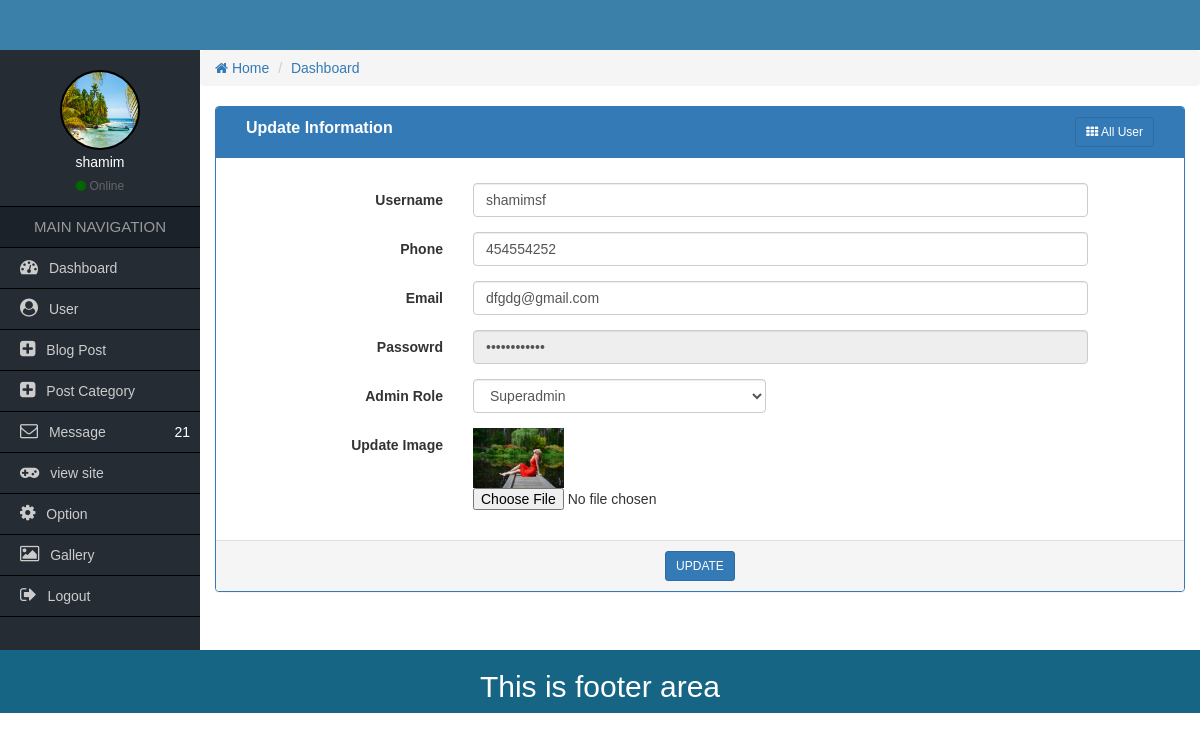
The page /Admin/edit-user.php?id=40 (signed in) on the database its author committed.
### tables this page shows
CREATE TABLE `cit_users` (
  `user_id` int(11) NOT NULL,
  `User_name` varchar(50) NOT NULL,
  `username` varchar(50) NOT NULL,
  `user_phone` varchar(20) NOT NULL,
  `user_email` varchar(50) NOT NULL,
  `user_pass` varchar(50) NOT NULL,
  `role_id` int(11) NOT NULL,
  `status` varchar(20) NOT NULL DEFAULT '1',
  `user_photo` varchar(255) NOT NULL
);

### Admin/edit-user.php (the view, shortened to what this page needs)
<?php
  $id=$_GET['id'];
  require_once('function/functions.php');
$sql = "SELECT user_id,username,user_phone,user_email,role_id,user_photo FROM  cit_users WHERE user_id='$id'";
  $result = mysqli_query($conn, $sql);
   $row = mysqli_fetch_assoc($result);
?>                <div class="col-md-12">
                	<form class="form-horizontal" action="" method="post" enctype="multipart/form-data">
                	<div class="panel panel-primary">
                        <div class="panel-heading">
                            <div class="col-md-9 heading_title">
                                Update Information
                             </div>
                             <div class="col-md-3 text-right">
                             	<a href="all-user.php" class="btn btn-sm btn btn-primary"><i class="fa fa-th"></i> All User</a>
                            </div>
                            <div class="clearfix"></div>
                        </div>
                      <div class="panel-body">
                   <div class="form-group">
                            <label for="" class="col-sm-3 control-label">Username</label>
                            <div class="col-sm-8">
                              <input type="text" name="username" class="form-control" value="<?php echo $row["username"];?>">
                            </div>
                          </div>
                          <div class="form-group">
                            <label for="" class="col-sm-3 control-label">Phone</label>
                            <div class="col-sm-8">
                              <input type="text" class="form-control" name="phone" value="<?php echo $row['user_phone']?>">
                            </div>
                          </div>
						  <div class="form-group">
                            <label for="" class="col-sm-3 control-label">Email</label>
                            <div class="col-sm-8">
                              <input type="email" name="email" class="form-control" value="<?php echo $row['user_email']?>">
                            </div>
                          </div>
                          <div class="form-group">
                            <label for="" class="col-sm-3 control-label">Passowrd</label>
                            <div class="col-sm-8">
                              <input type="password" class="form-control" value="+01717111221" disabled>
                            </div>
                          </div>
						    <div class="form-group">
                            <label for="" class="col-sm-3 control-label">Admin Role</label>
                            <div class="col-sm-4">
                              <select class="form-control select_cus" name="role">
							  <?php
							   $sel="SELECT * FROM cit_roles";
							   $Q=mysqli_query($conn,$sel);
							   while($sel_result=mysqli_fetch_assoc($Q)){ ?>
								<option value="<?= $sel_result['role_id'];?>"><?= $sel_result['role_name'];?></option>
						<?php
						}
							  ?>
                              </select>
                            </div>
                          </div>
						   <div class="form-group">
								<label for="" class="col-sm-3 control-label">Update Image</label>
								<div class="col-sm-8">
								<img height="60" src="uploads/users/<?php echo $row['user_photo'];?>" alt="" />
								  <input type="file" value="uploads/users/<?php echo $row['user_photo'];?>" name="file">
								</div>
                           </div>
                      </div>
                      <div class="panel-footer text-center">
                        <button class="btn btn-sm btn-primary" name="update">UPDATE</button>
                      </div>
                    </div>
                    </form>
                </div>
            </div>
         </div>
    </div>

### Admin/css/style.css (style rules this page uses)
* { margin:0px; padding:0px; outline:0px; }
img { border:0px; }
a { text-decoration:none; }
body { font-family:Verdana, Geneva, sans-serif; }
.select_cus > option { padding-left:10px; }
.heading_title { font-size:16px; font-weight:bold; }

### rows shown on the page
cit_users: username "shamimsf", phone "454554252", email "dfgdg@gmail.com", user_photo (picture)

### other values the page prints
$_SESSION['username'] "shamim"
$rowcount "21"
form field role "Superadmin"
